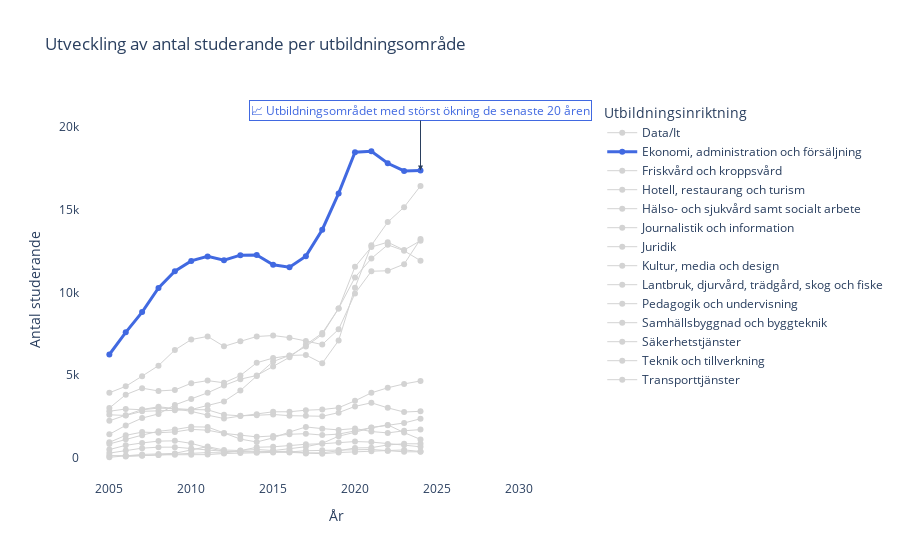

The cell this chart's notebook holds for it:
### Code cell
fig = create_highlighted_line_chart(df_long)
fig.show()

### Figure 1 — Plotly figure (JSON) as saved in the notebook; plotly's stock layout.template omitted (floating-point values rounded to 4 significant figures)
{"data": [{"hoverinfo": "name+y", "line": {"color": "lightgray", "width": 1}, "mode": "lines+markers", "name": "Data/It", "type": "scatter", "x": [2005, 2006, 2007, 2008, 2009, 2010, 2011, 2012, 2013, 2014, 2015, 2016, 2017, 2018, 2019, 2020, 2021, 2022, 2023, 2024], "y": [2587.0, 2546.0, 2797.0, 2817.0, 2857.0, 2903.0, 3160.0, 3398.0, 4054.0, 4937.0, 5812.0, 6183.0, 6210.0, 5704.0, 7086.0, 10280.0, 12850.0, 14260.0, 15160.0, 16450.0]}, {"hoverinfo": "name+y", "line": {"color": "royalblue", "width": 3}, "mode": "lines+markers", "name": "Ekonomi, administration och försäljning", "type": "scatter", "x": [2005, 2006, 2007, 2008, 2009, 2010, 2011, 2012, 2013, 2014, 2015, 2016, 2017, 2018, 2019, 2020, 2021, 2022, 2023, 2024], "y": [6238.0, 7582.0, 8806.0, 10260.0, 11280.0, 11900.0, 12180.0, 11950.0, 12250.0, 12260.0, 11670.0, 11530.0, 12190.0, 13800.0, 15990.0, 18490.0, 18540.0, 17820.0, 17350.0, 17380.0]}, {"hoverinfo": "name+y", "line": {"color": "lightgray", "width": 1}, "mode": "lines+markers", "name": "Friskvård och kroppsvård", "type": "scatter", "x": [2005, 2006, 2007, 2008, 2009, 2010, 2011, 2012, 2013, 2014, 2015, 2016, 2017, 2018, 2019, 2020, 2021, 2022, 2023, 2024], "y": [481.0, 738.0, 883.0, 993.0, 1009.0, 857.0, 591.0, 371.0, 363.0, 330.0, 352.0, 303.0, 238.0, 231.0, 302.0, 335.0, 372.0, 408.0, 460.0, 366.0]}, {"hoverinfo": "name+y", "line": {"color": "lightgray", "width": 1}, "mode": "lines+markers", "name": "Hotell, restaurang och turism", "type": "scatter", "x": [2005, 2006, 2007, 2008, 2009, 2010, 2011, 2012, 2013, 2014, 2015, 2016, 2017, 2018, 2019, 2020, 2021, 2022, 2023, 2024], "y": [2223.0, 2552.0, 2905.0, 3073.0, 2965.0, 2905.0, 2888.0, 2592.0, 2525.0, 2558.0, 2606.0, 2533.0, 2534.0, 2499.0, 2718.0, 3094.0, 3314.0, 3007.0, 2753.0, 2800.0]}, {"hoverinfo": "name+y", "line": {"color": "lightgray", "width": 1}, "mode": "lines+markers", "name": "Hälso- och sjukvård samt socialt arbete", "type": "scatter", "x": [2005, 2006, 2007, 2008, 2009, 2010, 2011, 2012, 2013, 2014, 2015, 2016, 2017, 2018, 2019, 2020, 2021, 2022, 2023, 2024], "y": [2992.0, 3807.0, 4200.0, 4029.0, 4091.0, 4496.0, 4656.0, 4525.0, 4965.0, 5738.0, 6023.0, 6162.0, 6727.0, 7451.0, 9031.0, 10900.0, 12050.0, 12880.0, 12520.0, 11920.0]}, {"hoverinfo": "name+y", "line": {"color": "lightgray", "width": 1}, "mode": "lines+markers", "name": "Journalistik och information", "type": "scatter", "x": [2005, 2006, 2007, 2008, 2009, 2010, 2011, 2012, 2013, 2014, 2015, 2016, 2017, 2018, 2019, 2020, 2021, 2022, 2023, 2024], "y": [114.0, 102.0, 114.0, 159.0, 213.0, 256.0, 299.0, 277.0, 413.0, 621.0, 649.0, 723.0, 802.0, 833.0, 904.0, 967.0, 936.0, 823.0, 752.0, 646.0]}, {"hoverinfo": "name+y", "line": {"color": "lightgray", "width": 1}, "mode": "lines+markers", "name": "Juridik", "type": "scatter", "x": [2005, 2006, 2007, 2008, 2009, 2010, 2011, 2012, 2013, 2014, 2015, 2016, 2017, 2018, 2019, 2020, 2021, 2022, 2023, 2024], "y": [NaN, 61.0, 122.0, 157.0, 167.0, 173.0, 175.0, 242.0, 280.0, 284.0, 309.0, 336.0, 412.0, 438.0, 451.0, 484.0, 488.0, 416.0, 346.0, 346.0]}, {"hoverinfo": "name+y", "line": {"color": "lightgray", "width": 1}, "mode": "lines+markers", "name": "Kultur, media och design", "type": "scatter", "x": [2005, 2006, 2007, 2008, 2009, 2010, 2011, 2012, 2013, 2014, 2015, 2016, 2017, 2018, 2019, 2020, 2021, 2022, 2023, 2024], "y": [2802.0, 2938.0, 2893.0, 2993.0, 2952.0, 2791.0, 2566.0, 2362.0, 2509.0, 2627.0, 2769.0, 2770.0, 2865.0, 2904.0, 3016.0, 3432.0, 3916.0, 4223.0, 4457.0, 4636.0]}, {"hoverinfo": "name+y", "line": {"color": "lightgray", "width": 1}, "mode": "lines+markers", "name": "Lantbruk, djurvård, trädgård, skog och fiske", "type": "scatter", "x": [2005, 2006, 2007, 2008, 2009, 2010, 2011, 2012, 2013, 2014, 2015, 2016, 2017, 2018, 2019, 2020, 2021, 2022, 2023, 2024], "y": [920.0, 1341.0, 1538.0, 1502.0, 1549.0, 1704.0, 1654.0, 1461.0, 1355.0, 1251.0, 1307.0, 1407.0, 1442.0, 1360.0, 1416.0, 1613.0, 1810.0, 1950.0, 2091.0, 2346.0]}, {"hoverinfo": "name+y", "line": {"color": "lightgray", "width": 1}, "mode": "lines+markers", "name": "Pedagogik och undervisning", "type": "scatter", "x": [2005, 2006, 2007, 2008, 2009, 2010, 2011, 2012, 2013, 2014, 2015, 2016, 2017, 2018, 2019, 2020, 2021, 2022, 2023, 2024], "y": [16.0, 103.0, 186.0, 220.0, 250.0, 462.0, 660.0, 454.0, 424.0, 485.0, 422.0, 534.0, 654.0, 861.0, 1289.0, 1528.0, 1806.0, 1976.0, 1510.0, 1095.0]}, {"hoverinfo": "name+y", "line": {"color": "lightgray", "width": 1}, "mode": "lines+markers", "name": "Samhällsbyggnad och byggteknik", "type": "scatter", "x": [2005, 2006, 2007, 2008, 2009, 2010, 2011, 2012, 2013, 2014, 2015, 2016, 2017, 2018, 2019, 2020, 2021, 2022, 2023, 2024], "y": [1405.0, 1946.0, 2388.0, 2641.0, 3183.0, 3540.0, 3918.0, 4363.0, 4743.0, 4969.0, 5512.0, 6066.0, 6831.0, 7534.0, 9019.0, 11550.0, 12740.0, 13040.0, 12560.0, 13130.0]}, {"hoverinfo": "name+y", "line": {"color": "lightgray", "width": 1}, "mode": "lines+markers", "name": "Säkerhetstjänster", "type": "scatter", "x": [2005, 2006, 2007, 2008, 2009, 2010, 2011, 2012, 2013, 2014, 2015, 2016, 2017, 2018, 2019, 2020, 2021, 2022, 2023, 2024], "y": [267.0, 425.0, 565.0, 626.0, 629.0, 544.0, 459.0, 370.0, 336.0, 350.0, 378.0, 375.0, 275.0, 284.0, 408.0, 579.0, 594.0, 763.0, 833.0, 830.0]}, {"hoverinfo": "name+y", "line": {"color": "lightgray", "width": 1}, "mode": "lines+markers", "name": "Teknik och tillverkning", "type": "scatter", "x": [2005, 2006, 2007, 2008, 2009, 2010, 2011, 2012, 2013, 2014, 2015, 2016, 2017, 2018, 2019, 2020, 2021, 2022, 2023, 2024], "y": [3920.0, 4310.0, 4928.0, 5563.0, 6511.0, 7142.0, 7334.0, 6731.0, 7036.0, 7328.0, 7387.0, 7259.0, 7058.0, 6839.0, 7763.0, 9931.0, 11280.0, 11310.0, 11710.0, 13230.0]}, {"hoverinfo": "name+y", "line": {"color": "lightgray", "width": 1}, "mode": "lines+markers", "name": "Transporttjänster", "type": "scatter", "x": [2005, 2006, 2007, 2008, 2009, 2010, 2011, 2012, 2013, 2014, 2015, 2016, 2017, 2018, 2019, 2020, 2021, 2022, 2023, 2024], "y": [822.0, 1103.0, 1355.0, 1589.0, 1695.0, 1858.0, 1844.0, 1487.0, 1116.0, 941.0, 1190.0, 1544.0, 1850.0, 1749.0, 1673.0, 1757.0, 1573.0, 1490.0, 1618.0, 1691.0]}], "layout": {"annotations": [{"arrowhead": 2, "ax": 0, "ay": -60, "bgcolor": "white", "bordercolor": "royalblue", "borderwidth": 1, "font": {"color": "royalblue", "size": 12}, "showarrow": true, "text": "📈 Utbildningsområdet med störst ökning de senaste 20 åren", "x": 2024, "y": 17380}], "hovermode": "x unified", "legend": {"title": {"text": "Utbildningsinriktning"}}, "paper_bgcolor": "white", "plot_bgcolor": "white", "title": {"text": "Utveckling av antal studerande per utbildningsområde"}, "xaxis": {"title": {"text": "År"}}, "yaxis": {"title": {"text": "Antal studerande"}}}}
